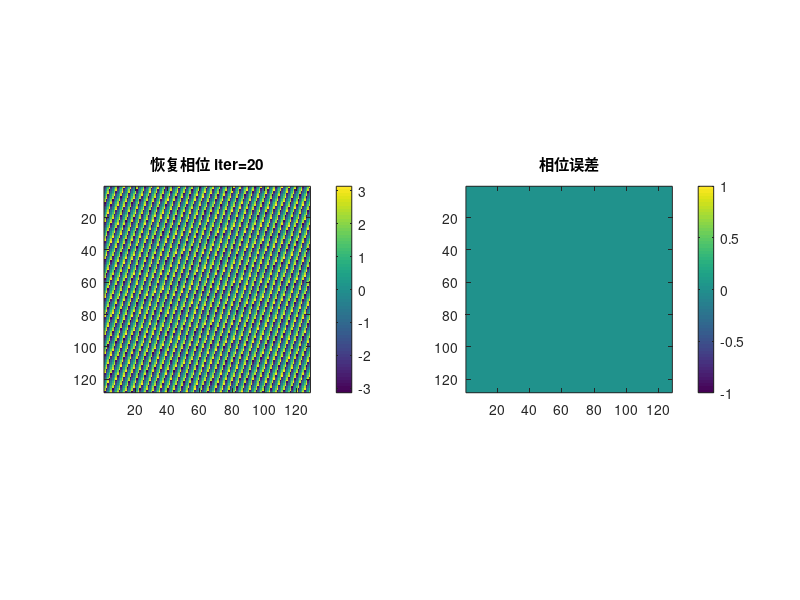
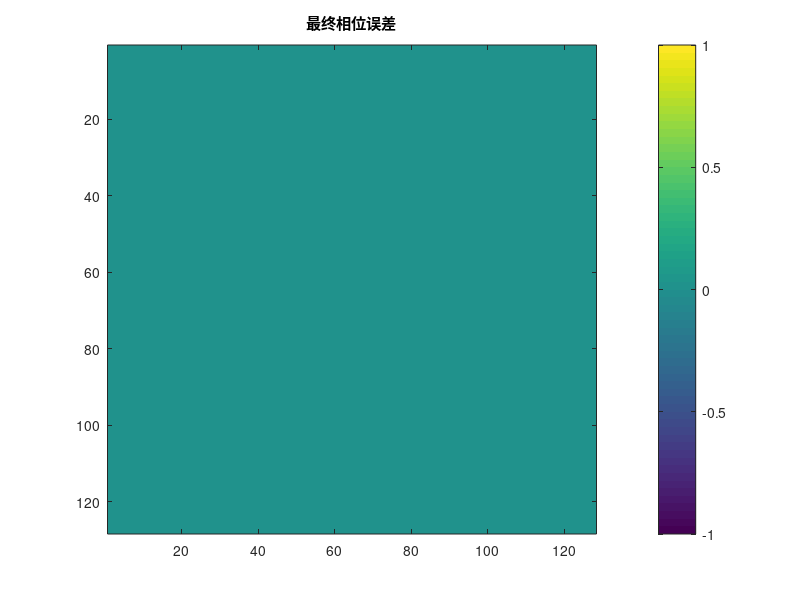

The MATLAB source for these figures, in order:
%% 这个算法看来也是可行的，但是还是对初值很敏感，也就是说还是在解一个欠定问题，看能不能提取一下结构
clc; clear; close all;

%% ================= 1. 参数 =================
N = 128;
d = 0.5;

theta_true = 30; 
phi_true   = 20;

theta_rad = deg2rad(theta_true);
phi_rad   = deg2rad(phi_true);

u_true = sin(theta_rad)*cos(phi_rad);
v_true = sin(theta_rad)*sin(phi_rad);

[x_idx, y_idx] = meshgrid(0:N-1, 0:N-1);
cx = (N-1)/2; cy = (N-1)/2;

%% ================= 2. 构造目标场 =================
phase_true = 2*pi*d*((x_idx-cx)*u_true + (y_idx-cy)*v_true);
O_true = exp(1i * phase_true);

%% ================= 3. 参考光 =================
lambda = 633e-9;
pixel_size = 5e-6;

theta_x_ref = 20;
theta_y_ref = 10;

[X_idx, Y_idx] = meshgrid(0:N-1, 0:N-1);
X = (X_idx-cx)*pixel_size;
Y = (Y_idx-cy)*pixel_size;

R = exp(1i*2*pi/lambda*(X*sin(deg2rad(theta_x_ref)) + ...
                        Y*sin(deg2rad(theta_y_ref))));

%% ================= 4. 测量 =================
I = abs(O_true + R).^2;

%% ================= 5. GN初始化 =================
u = 0.465;   % 初值（可以离真值不太远）
v = 0.178;

num_iter = 20;

figure;

%% ================= 6. Gauss-Newton =================
for iter = 1:num_iter
    
    % 当前O
    phase = 2*pi*d*((x_idx-cx)*u + (y_idx-cy)*v);
    O = exp(1i * phase);
    
    Z = O + R;
    Z_conj = conj(Z);
    
    % 残差
    r = abs(Z).^2 - I;
    
    % ===== Jacobian =====
    dO_du = 1i * 2*pi*d*(x_idx-cx) .* O;
    dO_dv = 1i * 2*pi*d*(y_idx-cy) .* O;
    
    % d|Z|^2/du
    J_u = 2 * real(dO_du .* Z_conj);
    J_v = 2 * real(dO_dv .* Z_conj);
    
    % reshape成向量
    J = [J_u(:), J_v(:)];   % (N^2 × 2)
    r_vec = r(:);
    
    % ===== Gauss-Newton更新 =====
    delta = -(J' * J) \ (J' * r_vec);
    
    u = u + delta(1);
    v = v + delta(2);
    
    % ===== 显示 =====
    fprintf('Iter %d: u=%.4f, v=%.4f\n', iter, u, v);
    
    subplot(1,2,1);
    imagesc(angle(O)); axis image; colorbar;
    title(['恢复相位 iter=' num2str(iter)]);
    
    subplot(1,2,2);
    phase_err = angle(O .* conj(O_true));
    imagesc(phase_err); axis image; colorbar;
    title('相位误差');
    
    drawnow;
end

%% ================= 7. 结果对比 =================
fprintf('\n真实: u=%.4f, v=%.4f\n', u_true, v_true);
fprintf('估计: u=%.4f, v=%.4f\n', u, v);

figure;
imagesc(angle(O .* conj(O_true)));
axis image; colorbar;
title('最终相位误差');
